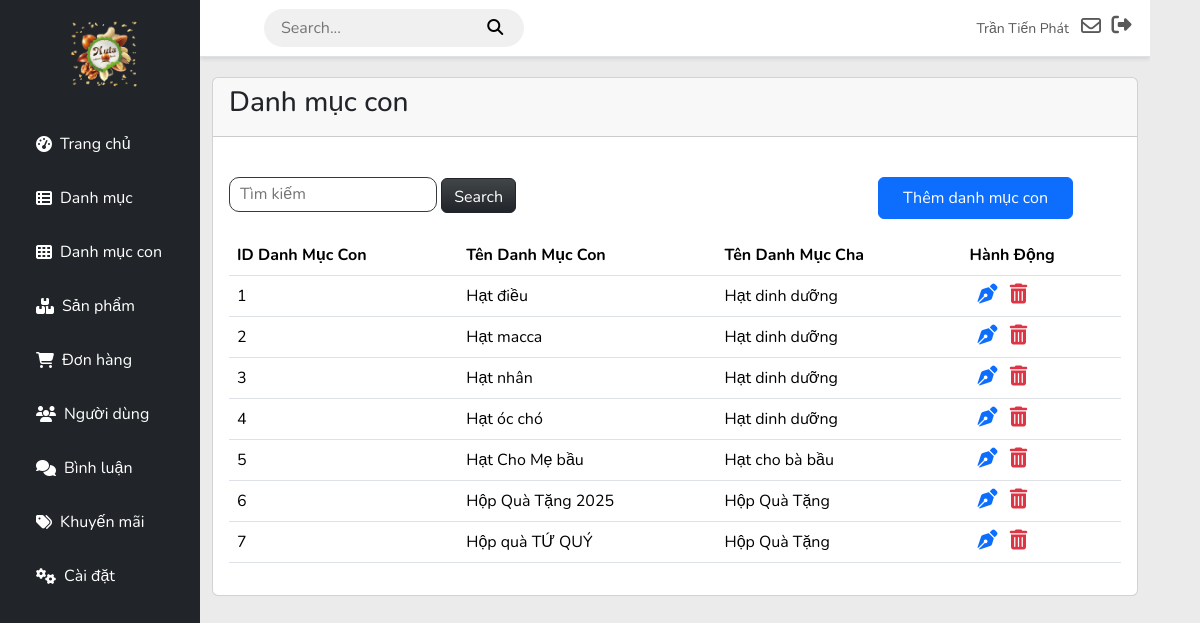
The page /admin/sub_categories/list.php (signed in) on the database its author committed.
### tables this page shows
CREATE TABLE `users` (
  `username` varchar(250) NOT NULL,
  `phone` varchar(10) NOT NULL,
  `email` varchar(250) NOT NULL,
  `role` varchar(250) NOT NULL,
  `status` varchar(250) NOT NULL,
  `image` varchar(250) NOT NULL DEFAULT 'default.jpg',
  `password` varchar(250) NOT NULL,
  `idUser` int(11) NOT NULL,
  `name` varchar(250) NOT NULL,
  `token` int(11) NOT NULL,
  `otpCreated` int(11) NOT NULL,
  `otp` int(11) NOT NULL
);

CREATE TABLE `subcategory` (
  `idSubCategory` int(11) NOT NULL,
  `nameSubCategory` varchar(250) NOT NULL,
  `idCategory` int(11) NOT NULL
);

CREATE TABLE `categories` (
  `idCategory` int(11) NOT NULL,
  `nameCategory` varchar(250) NOT NULL
);

### client/DBUntil.php (called while the page is built, shortened)
<?php
include "Database.php";
class DBUntil
{
    private $connection = null;
    function __construct()
    {
        $db = new Database(HOST, USERNAME, PASSWORD, DB_NAME);
        $this->connection = $db->getConnection();
    }
    public function select($sql, $params = [])
    {
        $stmt = $this->connection->prepare($sql);
        $stmt->execute($params);
        $stmt->setFetchMode(PDO::FETCH_ASSOC);
        return $stmt->fetchAll();
    }
}

### client/Database.php (called while the page is built, shortened)
<?php
class Database
{
    private $host;
    private $username;
    private $password;
    private $dbname;
    public function __construct($host, $username, $password, $dbname)
    {
        $this->host = $host;
        $this->username = $username;
        $this->password = $password;
        $this->dbname = $dbname;
    }
    public function getConnection()
    {
        try {
            $url = "mysql:host=" . $this->host . ";dbname=" . $this->dbname;
            $this->connection = new PDO($url, $this->username, $this->password);
            $this->connection->setAttribute(PDO::ATTR_ERRMODE, PDO::ERRMODE_EXCEPTION);
            return $this->connection;
        } catch (\Exception $e) {
            echo "Error: " . $e->getMessage();
            return null;
        }
    }
}

### admin/sub_categories/list.php (the view, shortened to what this page needs)
<?php
include "../../client/DBUntil.php";
$dbHelper = new DBUntil();
$searchTerm = isset($_GET['search']) ? trim($_GET['search']) : "";
$subCategories = [];
if (!empty($searchTerm)) {
    $subCategories = $dbHelper->select("SELECT * FROM subcategory INNER JOIN categories ON subcategory.idCategory = categories.idCategory WHERE nameSubCategory LIKE ?", array('%' . $searchTerm . '%'));
} else {
    $subCategories = $dbHelper->select("SELECT * FROM subcategory INNER JOIN categories ON subcategory.idCategory = categories.idCategory");
}
?>
<!DOCTYPE html>
<html lang="en">
<?php include "../includes/head.php" ?>
<body>
    <div id="wrapper">
        <?php include "../includes/sidebar.php" ?>
        <div id="content">
            <?php include "../includes/nav.php" ?>
            <div class="container-fluid">
                <div class="row">
                    <div class="col-md-12">
                        <div class="card">
                            <div class="card-header">
                                <h3 class="card-title">Danh mục con</h3>
                            </div>
                            <div class="card-body">
                                <div class="d-flex justify-content-between mt-4">
                                    <div class="search-items">
                                        <form method="GET">
                                            <input class="input-search mb-3" type="search" name="search" id="search"
                                                placeholder="Tìm kiếm" style="height: 35px;">
                                            <button type="submit" class="btn btn-dark bg-gradient text-white"
                                                style="height: 35px">Search</button>
                                        </form>
                                    </div>
                                    <div class="add-category">
                                        <a href="./add.php" class="btn btn-primary px-4 mb-3 mx-5 py-2">Thêm danh mục
                                            con</a>
                                    </div>
                                </div>
                                <table class="table">
                                    <thead>
                                        <tr>
                                            <th>ID Danh Mục Con</th>
                                            <th>Tên Danh Mục Con</th>
                                            <th>Tên Danh Mục Cha</th>
                                            <th>Hành Động</th>
                                        </tr>
                                    </thead>
                                    <tbody>
                                        <?php foreach ($subCategories as $subCategories) { ?>
                                        <tr>
                                            <td><?php echo $subCategories['idSubCategory']?></td>
                                            <td><?php echo $subCategories['nameSubCategory']?></td>
                                            <td><?php echo $subCategories['nameCategory']?></td>
                                            <td>
                                                <div class="action">
                                                    <a href="update.php?id=<?php echo $subCategories['idSubCategory']; ?>"
                                                        class="update_product text-decoration-none fw-bold mx-2"><i class="fs-5 fa-solid fa-pen-nib"></i></a>
                                                    <a href="javascript:void(0);"
                                                        class="remove_categories fw-bold text-danger text-decoration-none"
                                                        onclick="confirmDelete('<?php echo $subCategories['idSubCategory'] ?>')"><i class="fs-5 fa-solid fa-trash-can"></i></a>
                                                </div>
                                            </td>
                                        </tr>
                                        <?php }?>
                                    </tbody>
                                </table>
                            </div>
                        </div>
                    </div>
                </div>
            </div>
        </div>
    </div>
</body>
</html>

### admin/includes/nav.php (shortened to what this page needs)
<?php
    $dbHelper = new DBUntil();
    $idUser = $_SESSION['idUser'] ?? null;
    $users = $dbHelper->select("SELECT * FROM users WHERE idUser = $idUser") ?? null;
    $name = $users[0]['name'] ?? null;
?>
<nav class="navbar">
    <div class="search-nav mx-5">
        <form action>
            <input type="search" name="search" id="search" placeholder="Search...">
            <button>
                <i class="fa-solid fa-search"></i>
            </button>
        </form>
    </div>
    <ul class="navbar-nav ml-auto">
        <li class="nav-item  no-arrow d-flex align-items-center mr-3">
            <a class="nav-link" href="#" id="user" aria-haspopup="true" aria-expanded="false">
                <span class="mr-2 d-none d-lg-inline text-gray-600 small "><?php echo $name ?></span>
                <i class="fa-regular fa-envelope text-gray-400 fs-5 mr-2 mx-2"></i>
            </a>
            <div class="logout">
                <a class="nav-link" href="../../client/index.php" data-toggle="modal" data-target="#logoutModal">
                    <i class="fas fa-sign-out-alt fa-sm fa-fw fs-5 mr-2 text-gray-400"></i>
                </a>
            </div>
        </li>
    </ul>
</nav>

### admin/css/style.css (style rules this page uses)
body { font-family: 'Nunito', sans-serif; background-color: #ebebeb; margin: 0; padding: 0; }
#wrapper { display: flex; width: 100%; align-items: stretch; }
.navbar { background-color: #ffffff !important; box-shadow: 0 2px 4px rgba(0, 0, 0, 0.1); border-bottom: 1px solid #dee2e6; padding: 0.5rem 1rem; width: 100%; }
#content { margin-left: 200px; width: calc(100% - 250px); overflow-y: auto; }
.container-fluid { padding-top: 20px; }
.search-nav input { background-color: transparent; border: none; }
.search-nav button { background-color: transparent; border: none; }
.search-nav { padding: 6px 15px; background-color: #F0F0F0; border-radius: 20px; }
.search-items form input[type="search"] { background-color: transparent; border-radius: 10px; border: 0.5px solid #343a40; padding-left: 10px; }

### rows shown on the page
users: name "Trần Tiến Phát"
subcategory: idSubCategory "1", nameSubCategory "Hạt điều", idCategory.nameCategory "Hạt dinh dưỡng"
subcategory: idSubCategory "2", nameSubCategory "Hạt macca", idCategory.nameCategory "Hạt dinh dưỡng"
subcategory: idSubCategory "3", nameSubCategory "Hạt nhân", idCategory.nameCategory "Hạt dinh dưỡng"
subcategory: idSubCategory "4", nameSubCategory "Hạt óc chó", idCategory.nameCategory "Hạt dinh dưỡng"
subcategory: idSubCategory "5", nameSubCategory "Hạt Cho Mẹ bầu", idCategory.nameCategory "Hạt cho bà bầu"
subcategory: idSubCategory "6", nameSubCategory "Hộp Quà Tặng 2025", idCategory.nameCategory "Hộp Quà Tặng"
subcategory: idSubCategory "7", nameSubCategory "Hộp quà TỨ QUÝ", idCategory.nameCategory "Hộp Quà Tặng"
